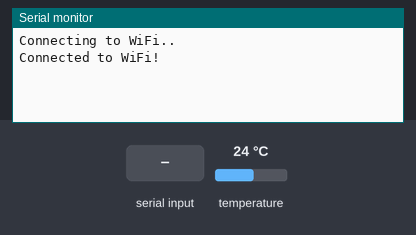
Simulated run of this sketch. Board: ESP32. Shown: the last lines printed to the serial monitor. Inputs (shaded band) come from the test bench; at power-on: temperature 24 °C. WiFi joins after 1.5 s; servers stay silent unless stated.

Above: at 3.2 s.
3.3 s: ".\n" received over the second serial link
At 6.5 s:
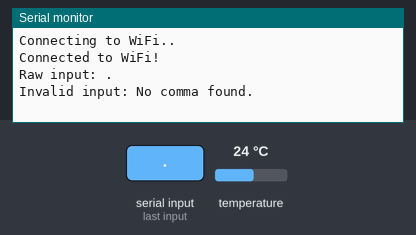
7.1 s: "90,45\n" received over the second serial link
At 10.2 s:
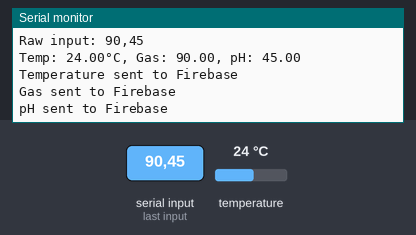
10.9 s: "1,90,45\n" received over the second serial link
At 12.6 s:
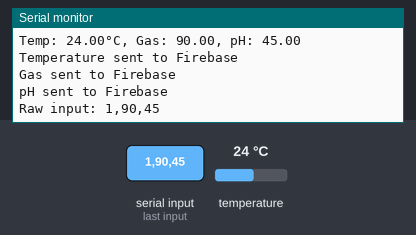

The sketch:

esp32_temp.ino
```cpp
#include <WiFi.h>
#include <Firebase_ESP_Client.h>
#include <OneWire.h>
#include <DallasTemperature.h>
#include <HardwareSerial.h>

// Temperature sensor on GPIO4
#define ONE_WIRE_BUS 4
OneWire oneWire(ONE_WIRE_BUS);
DallasTemperature sensors(&oneWire);

// Serial communication with Arduino
#define ARDUINO_RX 16  // GPIO16 (RX2)
#define ARDUINO_TX 17  // GPIO17 (TX2)
HardwareSerial arduinoSerial(2);  // UART2

// WiFi credentials
const char* WIFI_SSID = "abcde";
const char* WIFI_PASSWORD = "coder1234";

// Firebase credentials
#define FIREBASE_HOST "https://mads-36618-default-rtdb.europe-west1.firebasedatabase.app/"
#define FIREBASE_AUTH "xtWxuLmpN9hsb7q2B9gVIdC1pETnxbHlIFDwrtBV"

// Firebase objects
FirebaseData firebaseData;
FirebaseAuth firebaseAuth;
FirebaseConfig firebaseConfig;

// Function to clean numeric string (keep digits, decimal point, and negative sign)
String cleanNumericString(String str) {
  String result = "";
  for (int i = 0; i < str.length(); i++) {
    char c = str.charAt(i);
    if (isdigit(c) || c == '.' || c == '-') {
      result += c;
    }
  }
  return result;
}

void setup() {
  Serial.begin(115200);
  arduinoSerial.begin(9600, SERIAL_8N1, ARDUINO_RX, ARDUINO_TX);  // Initialize UART
  arduinoSerial.setTimeout(100);  // Set 100ms timeout for serial reads

  // Connect to WiFi
  WiFi.begin(WIFI_SSID, WIFI_PASSWORD);  // Fixed: Removed "LambertW"
  Serial.print("Connecting to WiFi");
  while (WiFi.status() != WL_CONNECTED) {
    Serial.print(".");
    delay(1000);
  }
  Serial.println("\nConnected to WiFi!");

  // Firebase initialization
  firebaseConfig.host = FIREBASE_HOST;
  firebaseConfig.signer.tokens.legacy_token = FIREBASE_AUTH;
  Firebase.begin(&firebaseConfig, &firebaseAuth);
  Firebase.reconnectWiFi(true);

  // Initialize temperature sensor
  sensors.begin();
}

void loop() {
  static String input = "";
  while (arduinoSerial.available()) {
    char c = arduinoSerial.read();
    if (c == '\n') {
      if (input.length() > 0) {
        Serial.println("Raw input: " + input);  // Debug print

        // Clean and parse input
        int commaIndex = input.indexOf(',');
        if (commaIndex > 0) {
          // Extract gas value
          String gasStr = input.substring(0, commaIndex);
          gasStr.replace("Gas: ", "");  // Remove "Gas: " if present
          gasStr.trim();  // Remove leading/trailing spaces
          gasStr = cleanNumericString(gasStr);  // Keep only numeric characters

          // Extract pH value
          String phStr = input.substring(commaIndex + 1);
          phStr.replace("pH: ", "");  // Remove "pH: " prefix
          phStr.trim();  // Remove leading/trailing spaces
          phStr = cleanNumericString(phStr);  // Keep only numeric characters

          // Convert to numeric values
          float gasValue = gasStr.toFloat();
          float phCalibrated = phStr.toFloat();

          // Request temperature from DS18B20 sensor
          sensors.requestTemperatures();
          float temperature = sensors.getTempCByIndex(0);

          // Print values for debugging
          Serial.printf("Temp: %.2f°C, Gas: %.2f, pH: %.2f\n", temperature, gasValue, phCalibrated);

          // Send data to Firebase
          if (Firebase.RTDB.setFloat(&firebaseData, "/sensorData/Temperature", temperature)) {
            Serial.println("Temperature sent to Firebase");
          } else {
            Serial.println("Failed to send Temperature: " + firebaseData.errorReason());
          }
          if (Firebase.RTDB.setFloat(&firebaseData, "/sensorData/Gas", gasValue)) {
            Serial.println("Gas sent to Firebase");
          } else {
            Serial.println("Failed to send Gas: " + firebaseData.errorReason());
          }
          if (Firebase.RTDB.setFloat(&firebaseData, "/sensorData/pH", phCalibrated)) {
            Serial.println("pH sent to Firebase");
          } else {
            Serial.println("Failed to send pH: " + firebaseData.errorReason());
          }
        } else {
          Serial.println("Invalid input: No comma found.");
        }
      } else {
        Serial.println("Empty ainput received.");
      }

      input = "";  // Clear input buffer
    } else {
      input += c;  // Accumulate input
    }
  }

  delay(3000);  // Reduced delay to process frequent data
}
```

Measured:
- after the input at 3.3 s, the serial monitor: prints a new line after 1.7 s (image 1)
- after the input at 7.1 s, the serial monitor: prints a new line after 0.92 s (image 2)
- after the input at 10.9 s, the serial monitor: prints a new line after 1.3 s (image 3)
